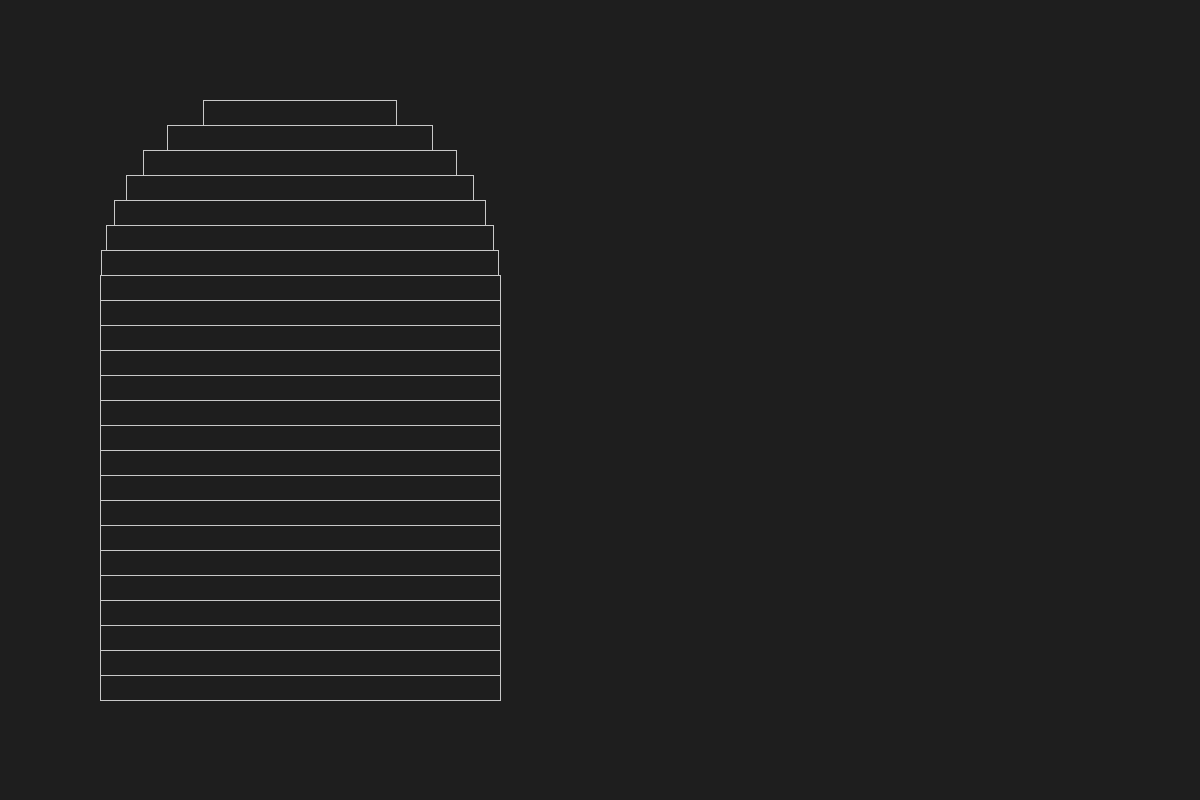
Frame 1 (no input)
Frame 60 (the mouse pressed at the canvas centre just before this capture): identical to frame 1, image omitted
Frame 120 (the mouse held since frame 60 and released just before this capture): identical to frame 1, image omitted

The Processing sketch that drew this single still picture (run headless with seeded random() and noise(); from frame 60 on, the mouse is pressed at the canvas centre):

// Processing sketch: X059_CrownWindows
// ── X059_CrownWindows.pde
// 11.17.17
//
// Crown windows
//
// Windows with the top part
// 

Layer l, lv;
CrownWindow cw;

void setup() {
  size(1200, 800);
  noFill();
  stroke(200);
  background(30);
  
  cw = new CrownWindow(new PVector(100, 100), new PVector(500, 700), 25);
  cw.draw();
}

void draw() {

}

void keyPressed() {
  println(key);

}

void mousePressed() {
  println(mouseX + ", " + mouseY);
}
// ── CrownWindow.pde
class CrownWindow {
  protected ArrayList<Layer> layers;  
  
  public CrownWindow() {
    layers = new ArrayList<Layer>();
  }
  
  public CrownWindow(PVector top_left, PVector bottom_right, float layer_thickness) {
    layers = new ArrayList<Layer>();
    
    //int num_layers = floor((bottom_right.y - top_left.y) / layer_thickness);
    float circle_radius = (bottom_right.x - top_left.x)/2;
    
    float circle_center_y = top_left.y + circle_radius;
    float circle_center_x = top_left.x + (bottom_right.x - top_left.x)/2;
    
    float y = bottom_right.y;
    boolean entered_circle = false;
    
    while(y >= top_left.y) {
      // rectangular part
      if (!entered_circle) {
        Layer l = new Layer(top_left.x, bottom_right.x, y, layer_thickness);
        layers.add(l);
      }
      
      // circular part
      else {
        float val = sqrt(sq(circle_radius) - sq(y - circle_center_y));
        float lower_bound = circle_center_x - val;
        float upper_bound = circle_center_x + val;
        if (upper_bound - lower_bound > 5) {
          Layer l = new Layer(lower_bound, upper_bound, y, layer_thickness);
          layers.add(l);
        }
      }
      
      // update y
      y -= layer_thickness;
      if (y < circle_center_y) {
        entered_circle = true;
      }
    }
  }
  
  public void draw() {
    for (Layer l : layers) {
      l.draw();
    }
  }
}

// same shape but with vertical slices
class CrownWindowVertical extends CrownWindow {
  public CrownWindowVertical(PVector top_left, PVector bottom_right, float layer_thickness) {
    float circle_radius = (bottom_right.x - top_left.x)/2;
    int num_layers = floor(circle_radius / layer_thickness);
    
    float sliced_width = num_layers * layer_thickness;
    float center_x = top_left.x + (bottom_right.x - top_left.x)/2;
    float center_y = top_left.y + circle_radius;
    float start_x = center_x - sliced_width;
    
    float right_bound = bottom_right.y;
    
    // left half 
    for (int i = 0; i < num_layers; i++) {
      float x = start_x + i * layer_thickness;
      float left_bound = center_y - sqrt(sq(circle_radius) - sq(x - center_x));
    
      if (right_bound - left_bound >= 5) {
        Layer l = new VerticalLayer(left_bound, right_bound, x, layer_thickness);
        layers.add(l);
      }
    }
    // right half
    for (int i = 1; i <= num_layers; i++) {
      float x = center_x + i * layer_thickness;
      float left_bound = center_y - sqrt(sq(circle_radius) - sq(x - center_x));
      if (right_bound - left_bound >= 5) {
        Layer l = new VerticalLayer(left_bound, right_bound, x-layer_thickness, layer_thickness);
        layers.add(l);
      }
    }
  }
}
// ── Layer.pde
class Layer {
  float lower_bound;
  float upper_bound;
  float position;
  float thickness; 
  float length;
  
  public Layer(float lower_bound, float upper_bound, float position, float thickness) {
    this.lower_bound = min(lower_bound, upper_bound);
    this.upper_bound = max(lower_bound, upper_bound);
    this.position = position;
    this.thickness = thickness;
    this.length = upper_bound - lower_bound;
    
  }
  
  public void extendTo(float new_bound) {
    lower_bound = min(new_bound, lower_bound);
    upper_bound = max(new_bound, upper_bound);
    length = upper_bound - lower_bound;
    println(lower_bound + ", " + upper_bound);
  }
  
  public void extendLowerBy(float amount) {
    lower_bound -= amount;
    length = upper_bound - lower_bound;
  }
  
  public void extendUpperBy(float amount) {
    upper_bound += amount;
    length = upper_bound - lower_bound;
  }
  
  // by default draws a horizontal layer
  public void draw() {
    rect(lower_bound, position-thickness, length, thickness);
  }
}

class VerticalLayer extends Layer {
  public VerticalLayer(float lower_bound, float upper_bound, float position, float thickness) {
    super(lower_bound, upper_bound, position, thickness);
  }
  
  public void draw() {
    rect(position, lower_bound, thickness, length);
  }
}
